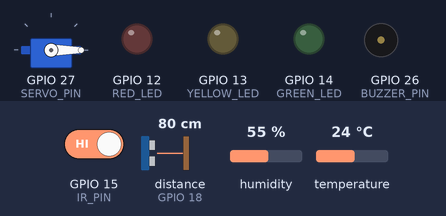
A sketch run on a simulated ESP32. Shown: servo, output pins drawn as LEDs (lit = HIGH), buzzer (waves = sounding, pin HIGH). Wiring (inferred from the names in the program): ultrasonic range finder: trigger GPIO 23; echo GPIO 18. Inputs (shaded band) come from the test bench; at power-on: distance to the obstacle (sensor on GPIO 18) 80 cm, GPIO 15 (IR_PIN) HIGH, humidity 55 %, temperature 24 °C. The echo pulse lasts 58.3 µs per cm; WiFi joins after 1.5 s; servers stay silent unless stated; uploads are accepted with an empty reply; pins used as bus, display or sensor lines are not drawn; what the sketch prints to the serial monitor is not drawn.

Above: at 3.7 s.
3.8 s: distance to the obstacle (sensor on GPIO 18) set to 28 cm
5.3 s: distance to the obstacle (sensor on GPIO 18) set to 23 cm
At 6.5 s:
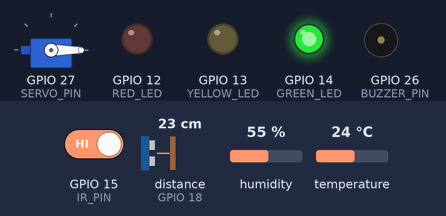
6.8 s: GPIO 15 (IR_PIN) driven LOW
At 7.5 s:
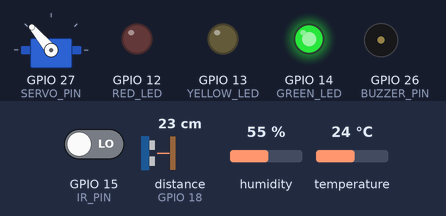
8.3 s: GPIO 15 (IR_PIN) driven HIGH
At 13.5 s:
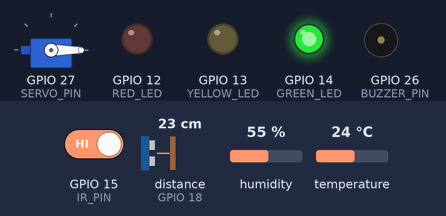
14.3 s: distance to the obstacle (sensor on GPIO 18) set to 13 cm
16.0 s: distance to the obstacle (sensor on GPIO 18) set to 10 cm
At 16.7 s:
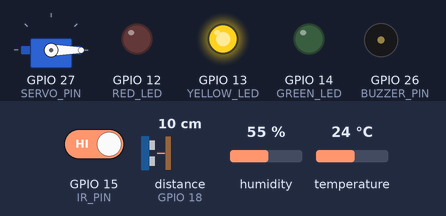
Timing chart, 0 to 18.8 s (numbered marks = the images above; inputs shaded):
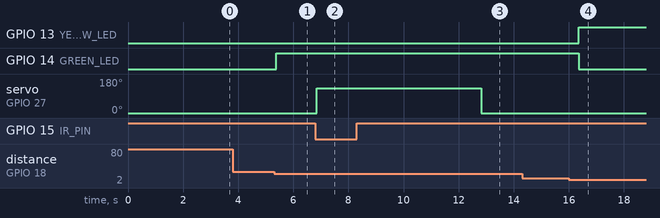

The sketch:

smart_garbage_esp32.ino
```cpp
#include <WiFi.h>
#include <WiFiClientSecure.h>
#include <HTTPClient.h>
#include <DHT.h>
#include <ESP32Servo.h>

// ==========================================
// SMART GARBAGE BIN - PRODUCTION CLOUD FIRMWARE
// VERCEL LIVE: smart-garbage-ihlq.vercel.app
// ==========================================

// ==========================================
// 0. WI-FI CREDENTIALS & VERCEL ENDPOINT
// ==========================================
const char* ssid = "Not For U";          // Aapka Wi-Fi / Hotspot Name
const char* password = "12345678";      // Aapka Wi-Fi / Hotspot Password

// PERMANENT VERCEL CLOUD ENDPOINT:
const char* serverUrl = "https://smart-garbage-ihlq.vercel.app/api/sensor-data";

// ==========================================
// 1. PIN DEFINITIONS
// ==========================================
#define TRIG_PIN 23
#define ECHO_PIN 18
#define IR_PIN 15
#define IR_ACTIVE_STATE LOW
#define SERVO_PIN 27
#define DHT_PIN 4
#define DHTTYPE DHT11
DHT dht(DHT_PIN, DHTTYPE);

#define GREEN_LED 14
#define YELLOW_LED 13
#define RED_LED 12
#define BUZZER_PIN 26
const bool BUZZER_ENABLED = true;

// ==========================================
// 2. CALIBRATION & THRESHOLDS
// ==========================================
const float EMPTY_DISTANCE = 19.0;
const float YELLOW_LEVEL = 40.0;  // 40% fill -> Yellow LED
const float RED_LEVEL = 65.0;     // 65% fill -> Red LED
const float BUZZER_LEVEL = 65.0;  // 65% fill -> Smart Buzzer Warning

const int LID_OPEN_ANGLE = 130;
const int LID_CLOSE_ANGLE = 0;
const unsigned long LID_HOLD_TIME = 4500;

// ==========================================
// 3. TIMERS & STATE (ULTRA-FAST 300ms LIVE TELEMETRY)
// ==========================================
const unsigned long DISTANCE_INTERVAL = 300;   // Har 300ms (0.3 sec) baad distance read
const unsigned long DHT_INTERVAL = 2000;        // 2 sec DHT read
const unsigned long TELEMETRY_INTERVAL = 300;   // Har 300ms (0.3 sec) live cloud update!

Servo lidServo;
bool lidIsOpen = false;

unsigned long lastHandDetected = 0;
unsigned long lastDistanceRead = 0;
unsigned long lastDHTRead = 0;
unsigned long lastTelemetrySent = 0;

float distanceCM = -1;
float garbagePercentage = -1;
float temperature = NAN;
float humidity = NAN;

// ==========================================
// ULTRASONIC SENSOR (FAST SAMPLING)
// ==========================================
float readDistance() {
  float readings[3];
  int count = 0;

  for (int i = 0; i < 3; i++) {
    digitalWrite(TRIG_PIN, LOW);
    delayMicroseconds(3);
    digitalWrite(TRIG_PIN, HIGH);
    delayMicroseconds(10);
    digitalWrite(TRIG_PIN, LOW);

    unsigned long duration = pulseIn(ECHO_PIN, HIGH, 25000);

    if (duration > 0) {
      float distance = duration * 0.0343 / 2.0;
      if (distance >= 2.0 && distance <= 25.0) {
        readings[count] = distance;
        count++;
      }
    }
    delay(15);
  }

  if (count == 0) return -1;
  if (count == 1) return readings[0];

  float sum = 0;
  for (int i = 0; i < count; i++) {
    sum += readings[i];
  }
  return sum / count;
}

float calculateFill(float distance) {
  float fill = ((EMPTY_DISTANCE - distance) / EMPTY_DISTANCE) * 100.0;
  return constrain(fill, 0.0, 100.0);
}

// ==========================================
// LEDS & SMART BUZZER
// ==========================================
void updateIndicators(float fill) {
  if (fill < 0) {
    digitalWrite(GREEN_LED, LOW);
    digitalWrite(YELLOW_LED, LOW);
    digitalWrite(RED_LED, LOW);
    digitalWrite(BUZZER_PIN, LOW);
    return;
  }

  // Visual LED Indications
  if (fill < YELLOW_LEVEL) {
    digitalWrite(GREEN_LED, HIGH);
    digitalWrite(YELLOW_LED, LOW);
    digitalWrite(RED_LED, LOW);
  } else if (fill < RED_LEVEL) {
    digitalWrite(GREEN_LED, LOW);
    digitalWrite(YELLOW_LED, HIGH);
    digitalWrite(RED_LED, LOW);
  } else {
    digitalWrite(GREEN_LED, LOW);
    digitalWrite(YELLOW_LED, LOW);
    digitalWrite(RED_LED, HIGH);
  }

  // SMART BUZZER: Pehle ki tarah jab bin FULL ho (>= 65%) aur koi person kachra
  // phenkne aaye (IR detect / lid open) to FULL AWAZ se continuous buzzer baje!
  // Aur jaise hi hand door ho, foran band ho jaye!
  int irDetect = digitalRead(IR_PIN);
  bool personApproaching = (irDetect == IR_ACTIVE_STATE || lidIsOpen);

  if (BUZZER_ENABLED && fill >= BUZZER_LEVEL && personApproaching) {
    digitalWrite(BUZZER_PIN, HIGH); // FULL AWAZ continuous alarm!
  } else {
    digitalWrite(BUZZER_PIN, LOW);  // Hand door hotay hi foran band!
  }
}

// ==========================================
// FORWARD DECLARATION
// ==========================================
void sendTelemetryToServer();

// ==========================================
// IR + SERVO LID
// ==========================================
void controlLid() {
  int irValue = digitalRead(IR_PIN);
  unsigned long currentTime = millis();

  if (irValue == IR_ACTIVE_STATE) {
    lastHandDetected = currentTime;
    if (!lidIsOpen) {
      lidServo.write(LID_OPEN_ANGLE);
      lidIsOpen = true;
      Serial.println("HAND DETECTED: LID OPENED");
      sendTelemetryToServer(); // Instant cloud update on open!
    }
  }

  if (lidIsOpen && currentTime - lastHandDetected >= LID_HOLD_TIME) {
    lidServo.write(LID_CLOSE_ANGLE);
    lidIsOpen = false;
    Serial.println("LID CLOSED");
    sendTelemetryToServer(); // Instant cloud update on close!
  }
}

// ==========================================
// DHT11 SENSOR
// ==========================================
void readDHT() {
  unsigned long currentTime = millis();

  if (currentTime - lastDHTRead >= DHT_INTERVAL) {
    lastDHTRead = currentTime;
    float newHumidity = dht.readHumidity();
    float newTemperature = dht.readTemperature();

    if (!isnan(newHumidity) && !isnan(newTemperature)) {
      humidity = newHumidity;
      temperature = newTemperature;
    }
  }
}

// ==========================================
// SECURE CLOUD TELEMETRY (HTTPS VERCEL)
// ==========================================
void sendTelemetryToServer() {
  if (WiFi.status() != WL_CONNECTED) {
    return;
  }

  float safeFill = (garbagePercentage >= 0) ? garbagePercentage : 0.0;
  float safeDist = (distanceCM >= 0) ? distanceCM : EMPTY_DISTANCE;
  float safeTemp = isnan(temperature) ? 25.0 : temperature;
  float safeHum  = isnan(humidity) ? 50.0 : humidity;

  WiFiClientSecure secureClient;
  secureClient.setInsecure(); // Connects securely to Vercel HTTPS without certificate bloat

  HTTPClient http;
  http.begin(secureClient, serverUrl);
  http.addHeader("Content-Type", "application/json");
  http.setTimeout(1200);

  String jsonPayload = "{";
  jsonPayload += "\"bin_id\":\"BIN-001\",";
  jsonPayload += "\"fill_level\":" + String(safeFill, 1) + ",";
  jsonPayload += "\"distance_cm\":" + String(safeDist, 1) + ",";
  jsonPayload += "\"temperature\":" + String(safeTemp, 1) + ",";
  jsonPayload += "\"humidity\":" + String(safeHum, 1) + ",";
  jsonPayload += "\"lid_status\":\"" + String(lidIsOpen ? "OPEN" : "CLOSED") + "\"";
  jsonPayload += "}";

  int httpResponseCode = http.POST(jsonPayload);

  if (httpResponseCode > 0) {
    Serial.print("[VERCEL CLOUD] Data Sent! Status: ");
    Serial.println(httpResponseCode);
  } else {
    Serial.print("[VERCEL CLOUD] Connection error: ");
    Serial.println(httpResponseCode);
  }

  http.end();
  lastTelemetrySent = millis();
}

// ==========================================
// SETUP
// ==========================================
void setup() {
  Serial.begin(115200);

  pinMode(TRIG_PIN, OUTPUT);
  pinMode(ECHO_PIN, INPUT);
  digitalWrite(TRIG_PIN, LOW);

  pinMode(IR_PIN, INPUT);

  pinMode(GREEN_LED, OUTPUT);
  pinMode(YELLOW_LED, OUTPUT);
  pinMode(RED_LED, OUTPUT);

  pinMode(BUZZER_PIN, OUTPUT);
  digitalWrite(BUZZER_PIN, LOW);

  digitalWrite(GREEN_LED, LOW);
  digitalWrite(YELLOW_LED, LOW);
  digitalWrite(RED_LED, LOW);

  dht.begin();

  lidServo.setPeriodHertz(50);
  lidServo.attach(SERVO_PIN, 500, 2400);
  lidServo.write(LID_CLOSE_ANGLE);
  delay(1000);

  Serial.println("\nConnecting to Wi-Fi...");
  WiFi.mode(WIFI_STA);
  WiFi.setAutoReconnect(true);
  WiFi.setSleep(false);
  WiFi.begin(ssid, password);

  int attempts = 0;
  while (WiFi.status() != WL_CONNECTED && attempts < 30) {
    delay(500);
    Serial.print(".");
    attempts++;
  }

  if (WiFi.status() == WL_CONNECTED) {
    Serial.println("\n>>> WI-FI CONNECTED TO INTERNET! <<<");
    Serial.print("ESP32 IP: ");
    Serial.println(WiFi.localIP());
  }
}

// ==========================================
// MAIN LOOP
// ==========================================
void loop() {
  unsigned long currentTime = millis();

  controlLid();
  readDHT();
  updateIndicators(garbagePercentage);

  if (!lidIsOpen && currentTime - lastDistanceRead >= DISTANCE_INTERVAL) {
    lastDistanceRead = currentTime;
    float newDistance = readDistance();

    if (newDistance >= 0) {
      distanceCM = newDistance;
      garbagePercentage = calculateFill(distanceCM);

      Serial.print("Fill: ");
      Serial.print(garbagePercentage);
      Serial.print("% | Distance: ");
      Serial.print(distanceCM);
      Serial.println(" cm");
    }
  }

  // 0.3-Second Ultra-Fast Cloud Transmission
  if (currentTime - lastTelemetrySent >= TELEMETRY_INTERVAL) {
    lastTelemetrySent = currentTime;
    sendTelemetryToServer();
  }

  delay(10);
}
```

Measured:
- the behaviour switches between 25 and 24 cm on distance to the obstacle (sensor on GPIO 18) (found by bisection; images 0 and 1)
- the behaviour switches between 12 and 11 cm on distance to the obstacle (sensor on GPIO 18) (found by bisection; images 3 and 4)
- after the input at 3.8 s, every drawn part: stays the same
- after the input at 5.3 s, GPIO 14 (GREEN_LED): LOW → HIGH after 0.08 s
- after the input at 6.8 s, servo on GPIO 27 (SERVO_PIN): 0° → 130° at once
- after the input at 8.3 s, servo on GPIO 27 (SERVO_PIN): 130° → 0° after 4.5 s
- after the input at 14.3 s, every drawn part: stays the same
- after the input at 16.0 s, GPIO 13 (YELLOW_LED): LOW → HIGH after 0.36 s; GPIO 14 (GREEN_LED): HIGH → LOW after 0.36 s
